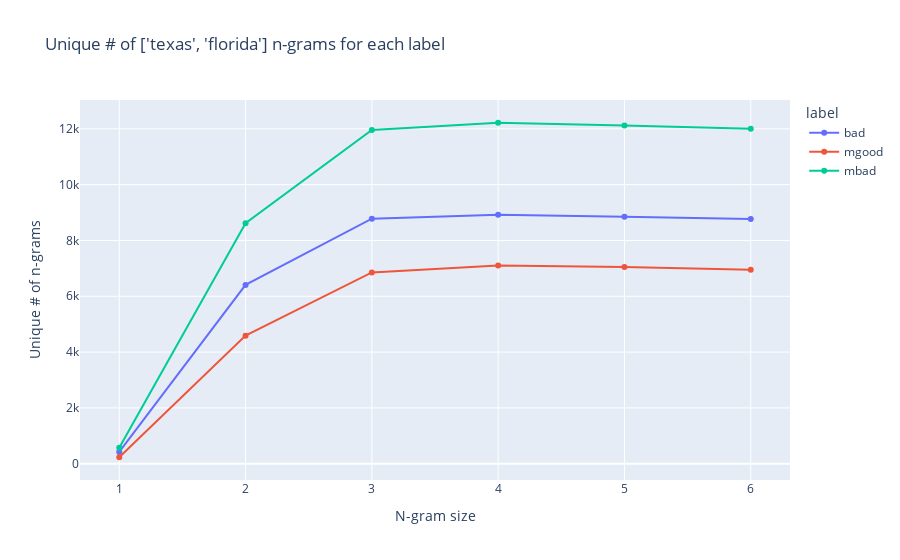

The cell this chart's notebook holds for it:
### Markdown cell above
We can look at the number of unique values to each label for different values of N on a line chart.

### Code cell
import plotly.express as px

intersection_sizes = []
for n in [1, 2, 3, 4, 5, 6]:

    good_ngrams = series_to_ngrams(df[df.label == "good"].comments, n).value_counts()
    bad_ngrams = series_to_ngrams(df[df.label == "bad"].comments, n).value_counts()
    mgood_ngrams = series_to_ngrams(df[df.label == "mgood"].comments, n).value_counts()
    mbad_ngrams = series_to_ngrams(df[df.label == "mbad"].comments, n).value_counts()
    intersection_sizes_n = get_exclusive_sizes(
        set(good_ngrams.index),
        set(bad_ngrams.index),
        set(mgood_ngrams.index),
        set(mbad_ngrams.index)
    )

    intersection_sizes_n["n"] = n

    intersection_sizes.append(intersection_sizes_n)


# prepare data
is_df = pd.DataFrame(intersection_sizes)
is_df = is_df.melt(id_vars="n", var_name="label", value_name="count")
is_df["count"] = is_df["count"].astype(int)
is_df["n"] = is_df["n"].astype(int)

# exclude good 
is_df = is_df[is_df.label != "good"]

# plot a line chart
px.line(is_df, 
    x="n", y="count",
    color="label",
    title=f"Unique # of {GEO} n-grams for each label", 
    labels={"n": "N-gram size", "count": "Unique # of n-grams"},
    markers=True
    )

### Figure 1 — Plotly figure (JSON) as saved in the notebook; plotly's stock layout.template omitted (floating-point values rounded to 4 significant figures)
{"data": [{"hovertemplate": "label=bad<br>N-gram size=%{x}<br>Unique # of n-grams=%{y}<extra></extra>", "legendgroup": "bad", "line": {"color": "#636efa", "dash": "solid"}, "marker": {"symbol": "circle"}, "mode": "markers+lines", "name": "bad", "orientation": "v", "showlegend": true, "type": "scatter", "x": [1, 2, 3, 4, 5, 6], "xaxis": "x", "y": [424, 6408, 8778, 8924, 8851, 8768], "yaxis": "y"}, {"hovertemplate": "label=mgood<br>N-gram size=%{x}<br>Unique # of n-grams=%{y}<extra></extra>", "legendgroup": "mgood", "line": {"color": "#EF553B", "dash": "solid"}, "marker": {"symbol": "circle"}, "mode": "markers+lines", "name": "mgood", "orientation": "v", "showlegend": true, "type": "scatter", "x": [1, 2, 3, 4, 5, 6], "xaxis": "x", "y": [232, 4589, 6853, 7102, 7049, 6952], "yaxis": "y"}, {"hovertemplate": "label=mbad<br>N-gram size=%{x}<br>Unique # of n-grams=%{y}<extra></extra>", "legendgroup": "mbad", "line": {"color": "#00cc96", "dash": "solid"}, "marker": {"symbol": "circle"}, "mode": "markers+lines", "name": "mbad", "orientation": "v", "showlegend": true, "type": "scatter", "x": [1, 2, 3, 4, 5, 6], "xaxis": "x", "y": [576, 8616, 11961, 12217, 12121, 12005], "yaxis": "y"}], "layout": {"legend": {"title": {"text": "label"}, "tracegroupgap": 0}, "title": {"text": "Unique # of ['texas', 'florida'] n-grams for each label"}, "xaxis": {"anchor": "y", "domain": [0, 1], "title": {"text": "N-gram size"}}, "yaxis": {"anchor": "x", "domain": [0, 1], "title": {"text": "Unique # of n-grams"}}}}
